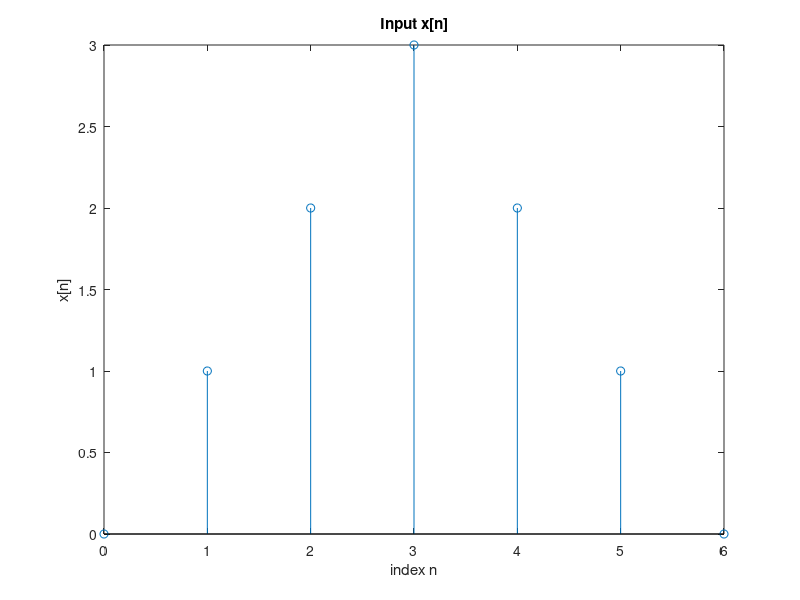

Source code (MATLAB): (Note: this script raises an error after producing the figure.)
% Code from Kevin Zhang (400319666) for Casuality 

%%

%Test Case 1

%sets up the discrete steps (n) and the inputs (x)
n1 = 0:6;
x1 = [0,1,2,3,2,1,0];

%creates the plot from the input and the discrete steps. also sets up the x
%and y axis titles
figure
stem(n1,x1)
title('Input x[n]')
xlabel('index n')
ylabel('x[n]')

%inputs the inputs(x) into the system and assign it to output(y)
y1 = system1(n1,x1);

%Plots the output values
figure
stem(n1,y1)
title('Output y[n]')
xlabel('index n')
ylabel('y[n]')


%%

%Test Case 2

%sets up the discrete steps (n) and the inputs (x)
n2 = -5:5;
x2 = [0,4,-1,-3,-5,-2,3,1,1,1,2];

%creates the plot from the input and the discrete steps. also sets up the x
%and y axis titles
figure
stem(n2,x2)
title('Input x[n]')
xlabel('index n')
ylabel('x[n]')

%inputs the inputs(x) into the system and assign it to output(y)
y2 = system1(n2,x2);

%Plots the output values
figure
stem(n2,y2)
title('Output y[n]')
xlabel('index n')
ylabel('y[n]')


%%

%Test Case 3

%sets up the discrete steps (n) and the inputs (x)
n3 = -6:6;
x3 = [0, 0, 0, 0, 0, 0, 2, 1, 3, 2, 2, 2, 2];

%creates the plot from the input and the discrete steps. also sets up the x
%and y axis titles
figure
stem(n3,x3)
title('Input x[n]')
xlabel('index n')
ylabel('x[n]')

%inputs the inputs(x) into the system and assign it to output(y)
y3 = system1(n3,x3);

%Plots the output values
figure
stem(n3,y3)
title('Output y[n]')
xlabel('index n')
ylabel('y[n]')


